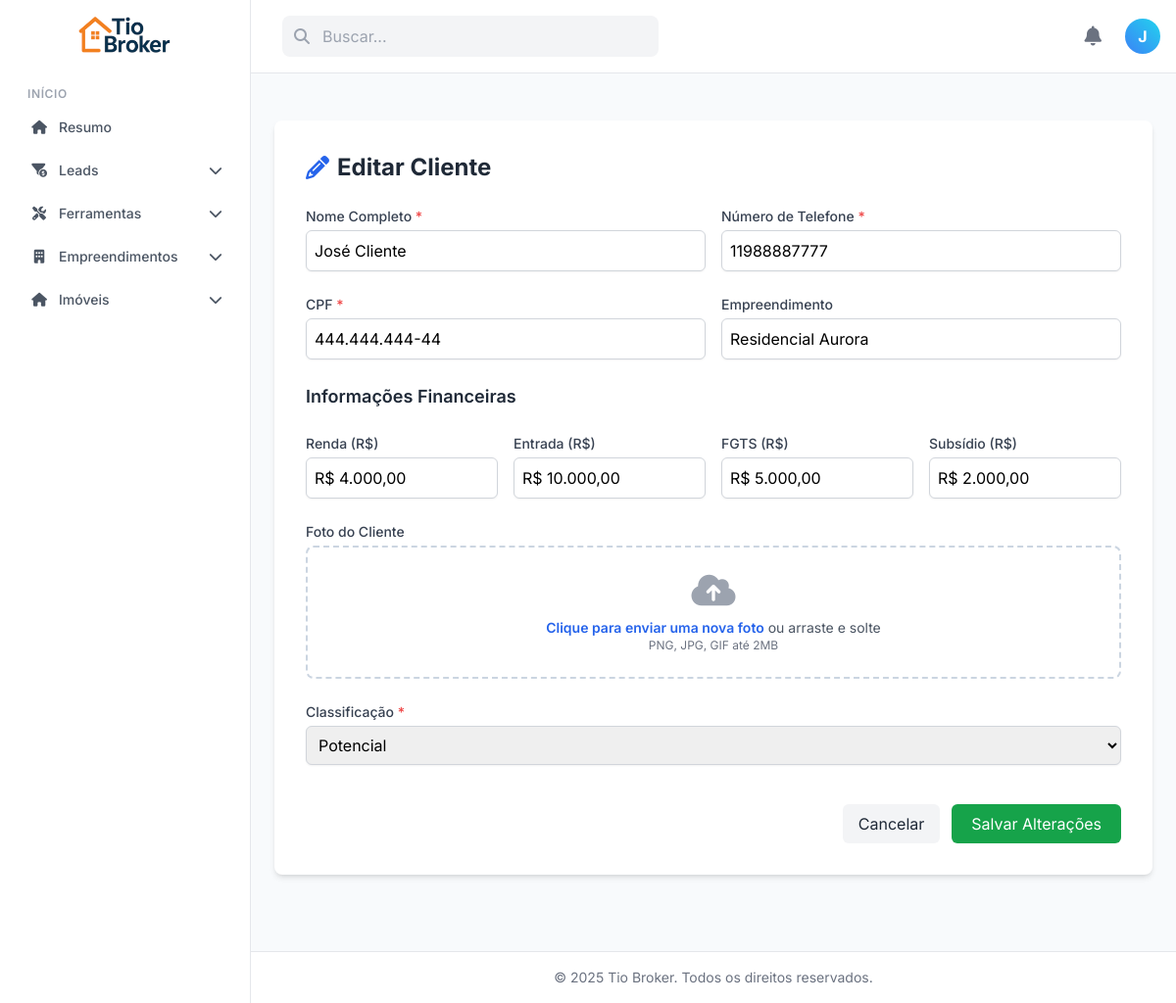
The app's page /views/contatos/index.php?controller=cliente&action=editar&id_cliente=1 (signed in) with its own data.
### tables this page shows
CREATE TABLE cliente (
    id_cliente INT AUTO_INCREMENT PRIMARY KEY,
    nome VARCHAR(255) NOT NULL,
    numero VARCHAR(20) NOT NULL UNIQUE,
    cpf VARCHAR(14) NOT NULL UNIQUE,
    empreendimento VARCHAR(255),
    renda DECIMAL(10, 2),
    entrada DECIMAL(10, 2),
    fgts DECIMAL(10, 2),
    subsidio DECIMAL(10, 2),
    foto TEXT,
    tipo_lista ENUM('Não potencial', 'Potencial') NOT NULL,
    id_usuario INT NOT NULL,
    id_imobiliaria INT,
    criado_em TIMESTAMP DEFAULT CURRENT_TIMESTAMP,
     
    is_deleted TINYINT(1) NOT NULL DEFAULT 0,
    FOREIGN KEY (id_usuario) REFERENCES usuario (id_usuario) ON DELETE CASCADE,
    FOREIGN KEY (id_imobiliaria) REFERENCES imobiliaria (id_imobiliaria) ON DELETE SET NULL
);

CREATE TABLE usuario (
    id_usuario INT AUTO_INCREMENT PRIMARY KEY,
    nome VARCHAR(100) NOT NULL,
    email VARCHAR(100) UNIQUE NOT NULL,
    cpf VARCHAR(14) UNIQUE NOT NULL,
    senha VARCHAR(255) NOT NULL,
    creci VARCHAR(20) NULL,
    telefone VARCHAR(20) NOT NULL,
    permissao ENUM(
        'SuperAdmin',
        'Admin',
        'Coordenador',
        'Corretor'
    ) NOT NULL,
    foto TEXT NULL,
    id_imobiliaria INT,
    idioma VARCHAR(10) DEFAULT 'pt-br',
    tema ENUM('light', 'dark') DEFAULT 'light',
    tamanho_fonte VARCHAR(10) DEFAULT 'text-base',
    notificacao_sonora BOOLEAN DEFAULT TRUE,
    notificacao_visual BOOLEAN DEFAULT TRUE,
    narrador BOOLEAN DEFAULT FALSE,
    is_deleted TINYINT(1) NOT NULL DEFAULT 0,
    FOREIGN KEY (id_imobiliaria) REFERENCES imobiliaria (id_imobiliaria) ON DELETE SET NULL
);

### views/contatos/editar_cliente.php (called while the page is built, shortened)
<?php
include '../layout/template_base.php';

### models/Cliente.php (called while the page is built, shortened)
<?php
class Cliente
{
    private $db;
    public function __construct($db)
    {
        $this->db = $db;
    }
    public function buscarPorId($idCliente)
    {
        $sql = "SELECT c.*, u.nome as nome_corretor, u.email as email_corretor, u.telefone as telefone_corretor,
                       im.nome as nome_imobiliaria, c.id_imobiliaria
                FROM cliente c
                LEFT JOIN usuario u ON c.id_usuario = u.id_usuario
                LEFT JOIN imobiliaria im ON c.id_imobiliaria = im.id_imobiliaria
                WHERE c.id_cliente = ?";
        $stmt = $this->db->prepare($sql);
        $stmt->bind_param("i", $idCliente);
        if (!$stmt->execute()) {
            error_log("Falha na execução (buscarPorId): (" . $stmt->errno . ") " . $stmt->error);
            $stmt->close();
            return null;
        }
        $result = $stmt->get_result();
        $cliente = $result->fetch_assoc();
        return $cliente;
    }
}

### views/contatos/editar_cliente_content.php (the view, shortened to what this page needs)
<?php
$old_data = $_SESSION['form_data'] ?? [];
?>
<div class="container mx-auto max-w-5xl bg-white p-6 sm:p-8 rounded-lg shadow-md mt-6">
    <h2 class="text-2xl font-bold text-gray-800 mb-6 flex items-center gap-2">
        <i class="fas fa-pencil-alt text-blue-600"></i> Editar Cliente
    </h2>
    <form method="POST" action="<?= BASE_URL ?>views/contatos/index.php?controller=cliente&action=editar&id_cliente=<?= htmlspecialchars($cliente['id_cliente']) ?>" class="space-y-6" id="edit-cliente-form" enctype="multipart/form-data">
        <div class="grid grid-cols-1 md:grid-cols-2 gap-4">
            <div>
                <label for="nome" class="block text-sm font-medium text-gray-700">Nome Completo <span class="text-red-500">*</span></label>
                <input type="text" name="nome" id="nome" class="mt-1 block w-full border border-gray-300 rounded-md shadow-sm p-2" value="<?= htmlspecialchars($old_data['nome'] ?? $cliente['nome'] ?? '') ?>" required>
            </div>
            <div>
                <label for="numero" class="block text-sm font-medium text-gray-700">Número de Telefone <span class="text-red-500">*</span></label>
                <input type="text" name="numero" id="numero" class="mt-1 block w-full border border-gray-300 rounded-md shadow-sm p-2" placeholder="(XX) XXXXX-XXXX" value="<?= htmlspecialchars($old_data['numero'] ?? $cliente['numero'] ?? '') ?>" required>
            </div>
        </div>
        <div class="grid grid-cols-1 md:grid-cols-2 gap-4">
             <div>
                <label for="cpf" class="block text-sm font-medium text-gray-700">CPF <span class="text-red-500">*</span></label>
                <input type="text" name="cpf" id="cpf" class="mt-1 block w-full border border-gray-300 rounded-md shadow-sm p-2" placeholder="000.000.000-00" value="<?= htmlspecialchars($old_data['cpf'] ?? $cliente['cpf'] ?? '') ?>" required>
            </div>
            <div>
                <label for="empreendimento" class="block text-sm font-medium text-gray-700">Empreendimento</label>
                <input type="text" name="empreendimento" id="empreendimento" class="mt-1 block w-full border border-gray-300 rounded-md shadow-sm p-2" value="<?= htmlspecialchars($old_data['empreendimento'] ?? $cliente['empreendimento'] ?? '') ?>">
            </div>
        </div>
        <h3 class="text-lg font-semibold text-gray-800 mt-8 mb-4">Informações Financeiras</h3>
        <div class="grid grid-cols-1 md:grid-cols-4 gap-4">
            <div>
                <label for="renda" class="block text-sm font-medium text-gray-700">Renda (R$)</label>
                <input type="text" name="renda" id="renda" class="mt-1 block w-full border border-gray-300 rounded-md shadow-sm p-2" placeholder="R$ 0,00" value="<?= htmlspecialchars($old_data['renda'] ?? $cliente['renda'] ?? '') ?>">
            </div>
            <div>
                <label for="entrada" class="block text-sm font-medium text-gray-700">Entrada (R$)</label>
                <input type="text" name="entrada" id="entrada" class="mt-1 block w-full border border-gray-300 rounded-md shadow-sm p-2" placeholder="R$ 0,00" value="<?= htmlspecialchars($old_data['entrada'] ?? $cliente['entrada'] ?? '') ?>">
            </div>
            <div>
                <label for="fgts" class="block text-sm font-medium text-gray-700">FGTS (R$)</label>
                <input type="text" name="fgts" id="fgts" class="mt-1 block w-full border border-gray-300 rounded-md shadow-sm p-2" placeholder="R$ 0,00" value="<?= htmlspecialchars($old_data['fgts'] ?? $cliente['fgts'] ?? '') ?>">
            </div>
            <div>
                <label for="subsidio" class="block text-sm font-medium text-gray-700">Subsídio (R$)</label>
                <input type="text" name="subsidio" id="subsidio" class="mt-1 block w-full border border-gray-300 rounded-md shadow-sm p-2" placeholder="R$ 0,00" value="<?= htmlspecialchars($old_data['subsidio'] ?? $cliente['subsidio'] ?? '') ?>">
            </div>
        </div>
        <div>
            <label class="block text-sm font-medium text-gray-700">Foto do Cliente</label>
            <div class="mt-1">
                <label for="foto_arquivo" id="upload-label" class="image-upload-container">
                    <div id="upload-prompt">
                        <i class="fas fa-cloud-upload-alt text-4xl text-gray-400"></i>
                        <p class="mt-2 text-sm text-gray-600"><span class="font-semibold text-blue-600">Clique para enviar uma nova foto</span> ou arraste e solte</p>
                        <p class="text-xs text-gray-500">PNG, JPG, GIF até 2MB</p>
                    </div>
                </label>
            </div>
        </div>
        <div>
            <label for="tipo_lista" class="block text-sm font-medium text-gray-700">Classificação <span class="text-red-500">*</span></label>
            <select name="tipo_lista" id="tipo_lista" class="mt-1 block w-full border border-gray-300 rounded-md shadow-sm p-2" required>
                <?php $selectedValue = $old_data['tipo_lista'] ?? $cliente['tipo_lista'] ?? ''; ?>
                <option value="Potencial" <?= ($selectedValue === 'Potencial') ? 'selected' : '' ?>>Potencial</option>
            </select>
        </div>
        <div class="flex justify-end space-x-3 pt-4">
            <a href="index.php?controller=cliente&action=mostrar&id_cliente=<?= htmlspecialchars($cliente['id_cliente']) ?>" class="bg-gray-100 text-gray-800 px-4 py-2 rounded-md hover:bg-gray-200">Cancelar</a>
            <button type="submit" class="bg-green-600 text-white px-5 py-2 rounded-md hover:bg-green-700">Salvar Alterações</button>
        </div>
    </form>
</div>

### views/layout/header.php (shortened to what this page needs)
<?php
$usuarioLogado = $_SESSION['usuario'] ?? ['nome' => 'Usuário', 'email' => 'exemplo@email.com'];
$primeiroNome = explode(' ', trim($usuarioLogado['nome']))[0] ?? 'Usuário';
$primeiraLetra = strtoupper(substr($primeiroNome, 0, 1));
$fotoPerfil = $usuarioLogado['foto'] ?? null;
$temFoto = !empty($fotoPerfil);
$caminhoFoto = $temFoto ? BASE_URL . ltrim(str_replace('../', '', $fotoPerfil), '/') : '';
?>
<header class="flex items-center justify-between p-4 bg-white border-b border-gray-200">
    <div class="flex items-center space-x-4">
        <div class="relative hidden md:block">
            <i class="fas fa-search absolute left-3 top-1/2 -translate-y-1/2 text-gray-400"></i>
            <input type="text" data-i18n="header.search" placeholder="Buscar..." class="w-64 lg:w-96 pl-10 pr-4 py-2 bg-gray-100 border border-transparent rounded-lg focus:outline-none focus:ring-2 focus:ring-blue-500 focus:bg-white transition">
        </div>
    </div>
    <div class="flex items-center space-x-6">
        <button class="text-gray-500 hover:text-blue-500">
            <i class="fas fa-bell text-xl"></i>
        </button>
        <div class="relative">
            <button id="profile-btn" class="flex items-center space-x-2 cursor-pointer">
                <?php if ($temFoto): ?>
                    <img src="<?= htmlspecialchars($caminhoFoto) ?>" alt="Avatar" class="w-9 h-9 rounded-full object-cover bg-gray-200" onerror="this.style.display='none'; this.nextElementSibling.classList.remove('hidden');">
                    <div class="hidden w-9 h-9 rounded-full bg-gradient-to-tr from-blue-500 to-cyan-400 text-white flex items-center justify-center font-bold"><?= $primeiraLetra ?></div>
                <?php else: ?>
                    <div class="w-9 h-9 rounded-full bg-gradient-to-tr from-blue-500 to-cyan-400 text-white flex items-center justify-center font-bold"><?= $primeiraLetra ?></div>
                <?php endif; ?>
            </button>
        </div>
    </div>
</header>

### views/layout/template_base.php (style rules this page uses)
body { font-family: 'Inter', sans-serif; background-color: #f8fafc; }

### views/contatos/editar_cliente_content.php (style rules this page uses)
.image-upload-container { border: 2px dashed #cbd5e1; border-radius: 0.5rem; padding: 1.5rem; text-align: center; cursor: pointer; transition: background-color 0.2s ease-in-out, border-color 0.2s ease-in-out; position: relative; }

### records on screen
cliente: id_usuario.nome "J", nome "José Cliente", numero "11988887777", cpf "444.444.444-44", empreendimento "Residencial Aurora", renda "R$ 4.000,00", entrada "R$ 10.000,00", fgts "R$ 5.000,00", subsidio "R$ 2.000,00", tipo_lista "Potencial"
